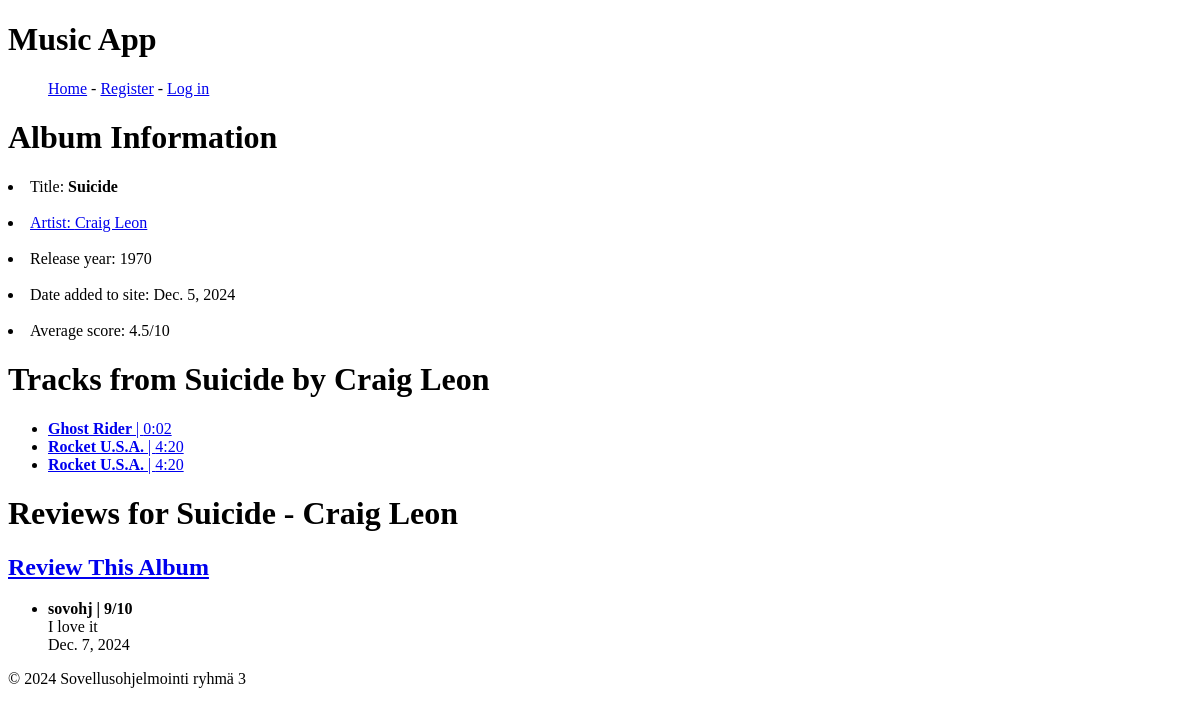
Before: /albums/1/tracks/ with the older database file.
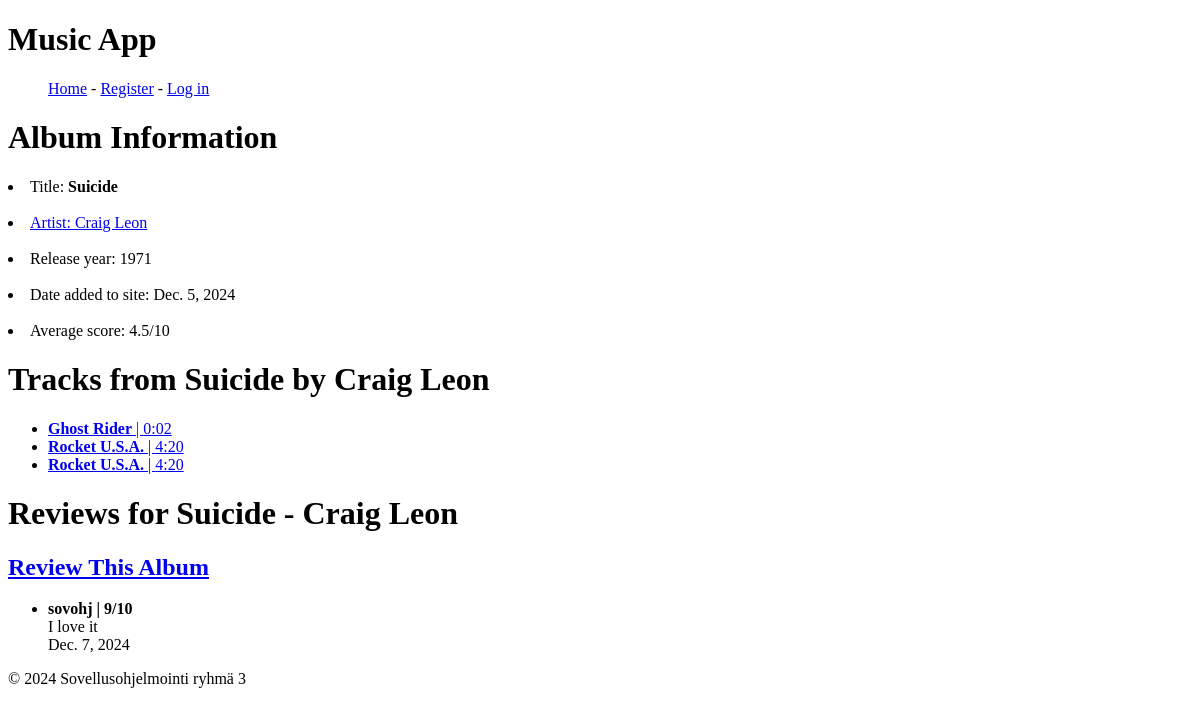
After: the same page with the newer database file.
### music_app/models.py (models this page shows, shortened)
class Album(models.Model):
    name = models.CharField(max_length=300)
    release_year = models.IntegerField(default=1900,
                    validators=[
                        MaxValueValidator(datetime.datetime.now().year),
                        MinValueValidator(1900)])
    date_added = models.DateField(auto_now_add=True)
    artist = models.ForeignKey(Artist, on_delete=models.SET_NULL, null=True)
    def __str__(self):
        return self.name + " - " + self.artist.name
    def get_avg_score(self):
        reviews = Review.objects.filter(
            content_type= ContentType.objects.get_for_model(self),
            object_id=self.id)
        if len(reviews) == 0:
            return 0
        else:
            combined_sum = 0
            for review in reviews:
                combined_sum += review.rating
            return combined_sum / len(reviews)

class Artist(models.Model):
    name = models.CharField(max_length=100)
    def __str__(self):
        return self.name

class Review(models.Model):
    content_type = models.ForeignKey(ContentType, on_delete=models.CASCADE) # Song or album?
    object_id = models.PositiveIntegerField() # ID of song or album
    target_object = GenericForeignKey('content_type', 'object_id')
    content = models.TextField()
    rating = models.IntegerField(default=0,
                                validators=[
                                    MaxValueValidator(10),
                                    MinValueValidator(0),
                                ])
    date_created = models.DateField(auto_now_add=True)
    is_public = models.BooleanField(default=False) # Public means other users can see this review
    creator = models.ForeignKey(User, on_delete=models.CASCADE)

### music_app/views.py (the view)
# urls.py: path('albums/<int:album_id>/tracks/', views.track_list, name='track_list'),
def track_list(request, album_id):
    album = get_object_or_404(Album, id=album_id)
    tracks = Track.objects.filter(album=album)
    reviews = filter_reviews(request, album)
    return render(request, 'music_app/tracks.html', {
        'tracks': tracks,
        'album': album,
        'reviews': reviews,
    })

### music_app/models.py (called while the page is built)
    def get_length(self):
        minutes = self.length // 60
        seconds = self.length % 60
        result = f"{minutes}:{seconds:02}"
        return result

### music_app/views.py (called while the page is built)
def filter_reviews(request, target_object):
    object_content_type = ContentType.objects.get_for_model(target_object)
    if request.user.is_authenticated:
        reviews = Review.objects.filter(
            content_type=object_content_type,
            object_id=target_object.id
        ).filter(
            Q(is_public=True) | Q(creator=request.user)
        ).distinct()
        user_review = reviews.filter(creator=request.user).first()
        if user_review:
            reviews = [user_review] + list(reviews.exclude(id=user_review.id))
    else:
        reviews = Review.objects.filter(
            content_type=object_content_type,
            object_id=target_object.id,
            is_public=True
        )
    return reviews

### music_app/templates/music_app/tracks.html (shortened to what this page needs)
{% extends "music_app/base.html" %}
{% block content %}
    <h1>Album Information</h1>
    <li>Title: <strong>{{ album.name }}</strong></li><br>
    <li><a href="{% url 'music_app:artist_albums' artist_id=album.artist.id %}">
        Artist: {{ album.artist }}</a></li><br>
    <li>Release year: {{ album.release_year }}</li><br>
    <li>Date added to site: {{ album.date_added }}</li><br>
    <li>Average score: {{ album.get_avg_score }}/10</li>
    <h1>Tracks from {{ album.name }} by {{ album.artist.name }}</h1>
    <ul>
        {% for track in tracks %}
            <li>
                <a href="{% url 'music_app:track_details' track_id=track.id %}">
                    <strong>{{ track.name }}</strong> | {{ track.get_length }}<br>
                </a>
            </li>
        {% endfor %}
    </ul>
    <h1>Reviews for {{ album }}</h1>
    <h2><a href="{% url 'music_app:add_review' type='album' obj_id=album.id %}">Review This Album</a></h2>
    <ul>
        {% for review in reviews %}
            <li>
                <strong>{{ review.creator }} | {{ review.rating }}/10</strong><br>
                {{ review.content }}<br>
                {{ review.date_created }}
            </li>
        {% endfor %}
    </ul>
{% endblock %}

Changed rows visible on the page:
changed Album "Suicide": release_year "1970" → "1971"
